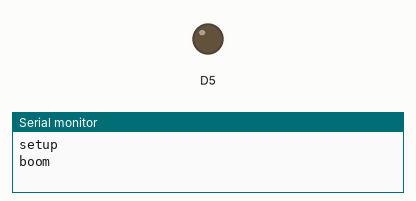
Recording of a sketch running on a simulated ESP8266 (NodeMCU). On the bench: output pins drawn as LEDs (lit = HIGH), the last lines printed to the serial monitor.

Above: at 0.1 s.
At 1.3 s:
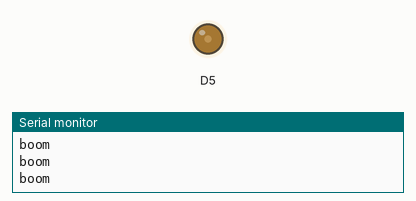
At 2.55 s:
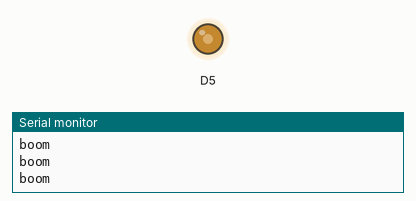
At 5.05 s:
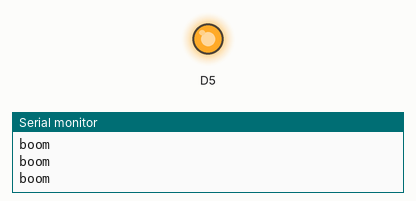
Timing chart, 0 to 6.6 s (numbered marks = the images above):
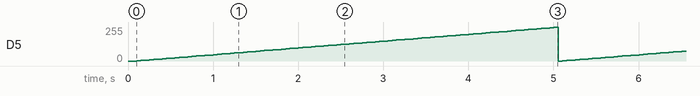

Measured:
- by itself, D5: ramps from 0/255 to 255/255 and jumps back, once every 5.0 s

The sketch:

sketch_apr22a.ino
```cpp
//void setup() {
//  // put your setup code here, to run once:
//  Serial.begin(115200);
//  while (!Serial) ;
//  delay(30);
//  Serial.println("hello?");
//}
//
//void loop() {
//  // put your main code here, to run repeatedly:
//  Serial.println("loop");
//  delay(200);
//}

#include <RBDdimmer.h>

dimmerLamp dimmer(D13, digitalPinToInterrupt(D1));

void setup() {
  Serial.begin(115200);
  delay(50);
  Serial.println("setup");
  dimmer.begin(NORMAL_MODE, ON);
  //dimmer.setPower(60);
  //pinMode(D13, OUTPUT);
}
int power = 0;
void loop() {
  //dimmer.setState(ON);
  //digitalWrite(D13, HIGH);
  Serial.println("boom");
  //delay(100);
  //dimmer.setState(OFF);
  //digitalWrite(D13, LOW);
  //delay(100);
  dimmer.setPower(power++%100);
  delay(50);
}
```
